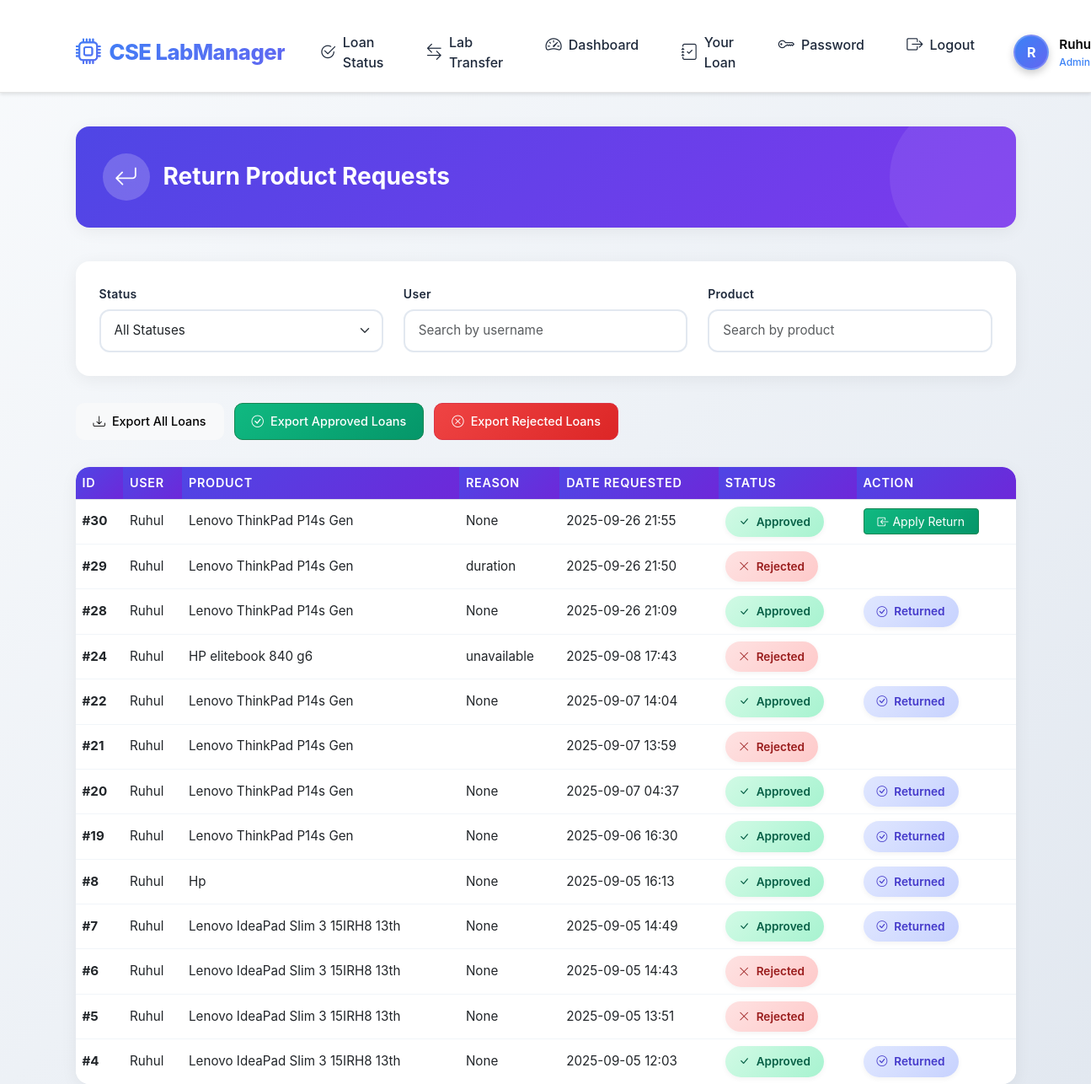
The page /your-loan/654xy/loan (signed in) on the database as committed earlier.
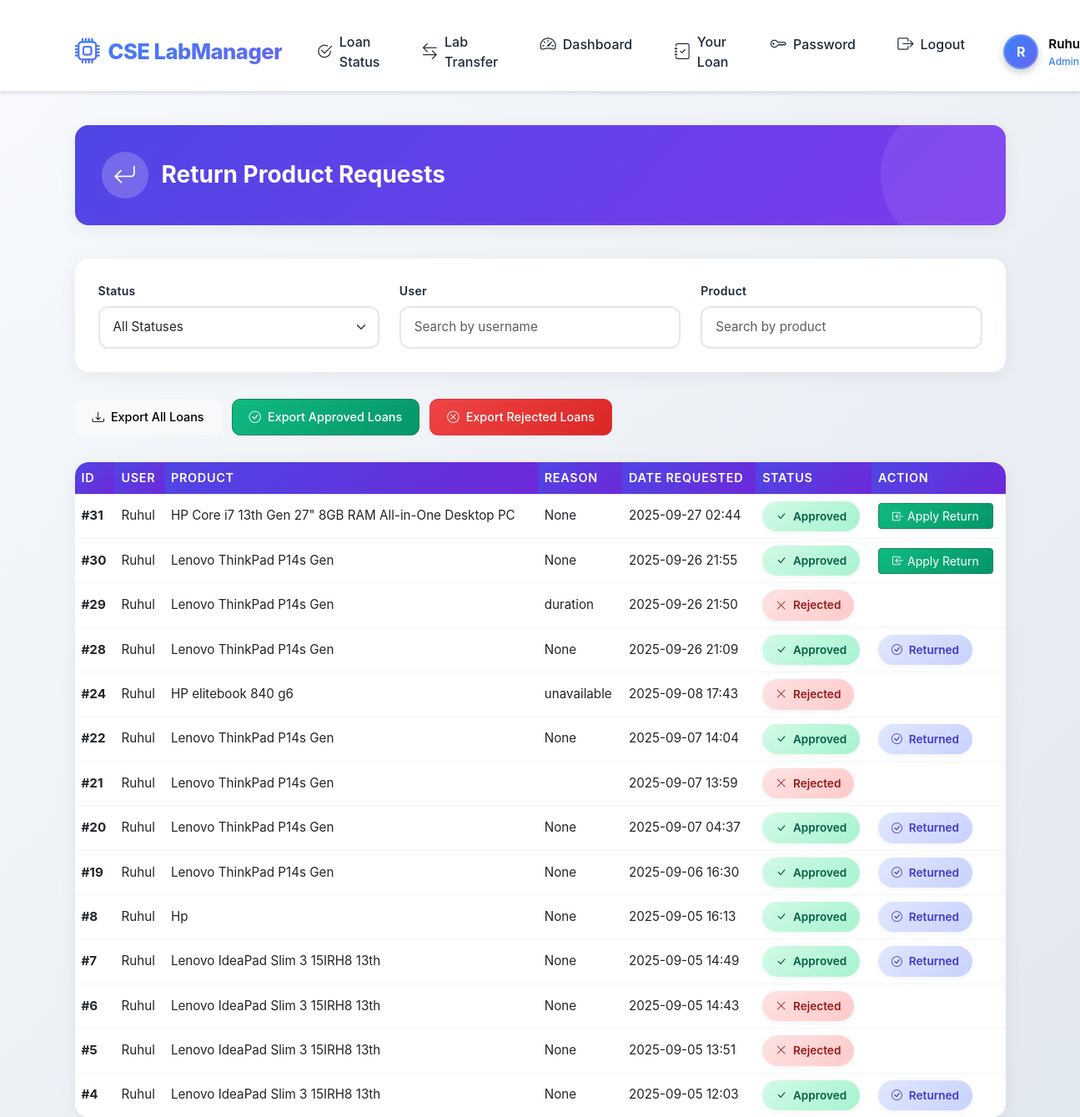
The same page on the database as committed later.
### app/models.py (models this page shows, shortened)
class LoanRequest(models.Model):
    STATUS_CHOICES = [
        ('pending', 'Pending'),
        ('approved', 'Approved'),
        ('rejected', 'Rejected')
    ]
    product = models.ForeignKey(Product, on_delete=models.CASCADE)
    requested_by = models.ForeignKey(settings.AUTH_USER_MODEL, on_delete=models.CASCADE, related_name='requests_made')
    for_student = models.ForeignKey(settings.AUTH_USER_MODEL, on_delete=models.CASCADE, related_name='requests_received', null=True, blank=True)
    status = models.CharField(max_length=20, choices=STATUS_CHOICES, default='pending')
    request_date = models.DateTimeField(auto_now_add=True)
    approved_by = models.ForeignKey(settings.AUTH_USER_MODEL, on_delete=models.SET_NULL, null=True, blank=True, related_name='requests_approved')
    approved_date = models.DateTimeField(null=True, blank=True)
    return_date = models.DateField(null=True, blank=True)
    return_status = models.BooleanField(default=False,null=True, blank=True)
    rejection_reason = models.CharField(max_length=255, null=True, blank=True)

class User(AbstractUser):
    is_student = models.BooleanField(default=False)
    is_teacher = models.BooleanField(default=False)
    is_hod = models.BooleanField(default=False)
    second_layer_is_student = models.BooleanField(default=False)
    semester = models.CharField(max_length=20, blank=True, null=True)
    department = models.CharField(max_length=100, blank=True, null=True)
    roll_number = models.CharField(max_length=50, blank=True, null=True)

class Product(models.Model):
    STATUS_CHOICES = [
        ('available', 'Available'),
        ('pending', 'Pending'),
        ('in_loan', 'In Loan'),
        ('returned', 'Returned')
    ]
    name = models.CharField(max_length=100)
    description = models.TextField(blank=True, null=True)
    image = models.ImageField(upload_to='products', null=True, blank=True)
    price = models.DecimalField(max_digits=10, decimal_places=2, null=True, blank=True)
    base_price = models.DecimalField(max_digits=10,null=True, blank=True ,decimal_places=2)
    category = models.ForeignKey(Category, on_delete=models.CASCADE)
    lab = models.ForeignKey(Lab, on_delete=models.CASCADE, related_name='products')
    status = models.CharField(max_length=20, choices=STATUS_CHOICES, default='available')
    serial_number = models.CharField(max_length=100, blank=True, null=True)
    in_stock = models.BooleanField(default=True)

### app/views.py (the view, shortened to what this page needs)
# urls.py: path('your-loan/654xy/loan',your_loan,name = "your_loan"),
@login_required(login_url='login')
def your_loan(request):
    loans = LoanRequest.objects.filter(requested_by=request.user).order_by('-request_date')
    return render(request, "your_loan.html", {"return_requests": loans})

### app/templates/your_loan.html (shortened to what the changed rows need)
<!DOCTYPE html>
<html lang="en">
<head>
    <link href="https://cdn.jsdelivr.net/npm/bootstrap@5.3.2/dist/css/bootstrap.min.css" rel="stylesheet">
    <link rel="stylesheet" href="https://cdn.jsdelivr.net/npm/bootstrap-icons@1.11.3/font/bootstrap-icons.css">
</head>
<body>
    {% include 'navbar.html' %}
    <div class="container mt-4">
        <div class="page-header">
            <h2><i class="bi bi-arrow-return-left"></i> Return Product Requests</h2>
        </div>
        {% if return_requests %}
        <div class="table-container">
            <table class="table table-hover align-middle mb-0" id="requestsTable">
                <thead>
                    <tr>
                        <th>ID</th>
                        <th>User</th>
                        <th>Product</th>
                        <th>Reason</th>
                        <th>Date Requested</th>
                        <th>Status</th>
                        <th>Action</th>
                    </tr>
                </thead>
                <tbody>
                    {% for req in return_requests %}
                    <tr>
                        <td><strong>#{{ req.id }}</strong></td>
                        <td>{{ req.requested_by.username }}</td>
                        <td>{{ req.product.name }}</td>
                        <td>{{ req.rejection_reason }}</td>
                        <td>{{ req.request_date|date:"Y-m-d H:i" }}</td>
                        <td class="status">
                            {% if req.status == "pending" %}
                                <span class="status-badge bg-pending"><i class="bi bi-hourglass-split"></i> Pending</span>
                            {% elif req.status == "approved" %}
                                <span class="status-badge bg-approved"><i class="bi bi-check-lg"></i> Approved</span>
                            {% elif req.status == "rejected" %}
                                <span class="status-badge bg-rejected"><i class="bi bi-x-lg"></i> Rejected</span>
                            {% elif req.return_status %}
                                <span class="status-badge bg-returned"><i class="bi bi-box-arrow-in-left"></i> Returned</span>
                            {% endif %}
                        </td>
                        <td>
                            {% if req.status == "approved" and not req.return_status %}
                                <form method="post" action="{% url 'your_loan' %}">
                                    <button type="submit" class="btn btn-success btn-sm px-3">
                                        <i class="bi bi-box-arrow-in-left"></i> Apply Return
                                    </button>
                                </form>
                            {% elif req.return_status %}
                                <span class="status-badge bg-returned"><i class="bi bi-check-circle"></i> Returned</span>
                            {% endif %}
                        </td>
                    </tr>
                    {% endfor %}
                </tbody>
            </table>
        </div>
        {% else %}
        <div class="empty-state">
            <i class="bi bi-inbox"></i>
            <h4>No Return Requests Found</h4>
            <p>There are currently no return product requests to display. Check back later or adjust your filters.</p>
        </div>
        {% endif %}
    </div>
</body>
</html>

Rows that differ between the two databases and show on the page:
added LoanRequest: id "31", requested_by.username "Ruhul", product.name "HP Core i7 13th Gen 27\" 8GB RAM All-in-One Desktop PC", rejection_reason "None", request_date "2025-09-27 02:44", status "approved" (drawn)
